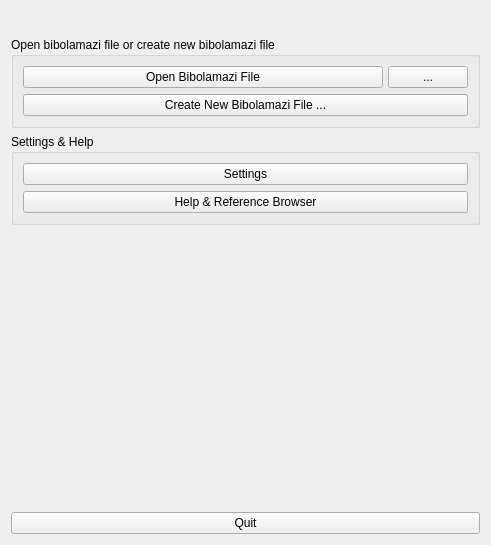
<?xml version="1.0" encoding="UTF-8"?>
<ui version="4.0">
 <class>MainWidget</class>
 <widget class="QWidget" name="MainWidget">
  <property name="geometry">
   <rect>
    <x>0</x>
    <y>0</y>
    <width>491</width>
    <height>545</height>
   </rect>
  </property>
  <property name="windowTitle">
   <string>Bibolamazi</string>
  </property>
  <layout class="QVBoxLayout" name="verticalLayout_3">
   <item>
    <layout class="QHBoxLayout" name="horizontalLayout">
     <item>
      <spacer name="horizontalSpacer">
       <property name="orientation">
        <enum>Qt::Horizontal</enum>
       </property>
       <property name="sizeHint" stdset="0">
        <size>
         <width>40</width>
         <height>20</height>
        </size>
       </property>
      </spacer>
     </item>
     <item>
      <widget class="QLabel" name="lblMain">
       <property name="sizePolicy">
        <sizepolicy hsizetype="Fixed" vsizetype="Fixed">
         <horstretch>0</horstretch>
         <verstretch>0</verstretch>
        </sizepolicy>
       </property>
       <property name="pixmap">
        <pixmap resource="bibolamazi_res.qrc">:/pic/bibolamazi.png</pixmap>
       </property>
      </widget>
     </item>
     <item>
      <spacer name="horizontalSpacer_2">
       <property name="orientation">
        <enum>Qt::Horizontal</enum>
       </property>
       <property name="sizeHint" stdset="0">
        <size>
         <width>40</width>
         <height>20</height>
        </size>
       </property>
      </spacer>
     </item>
    </layout>
   </item>
   <item>
    <widget class="QGroupBox" name="groupBox">
     <property name="title">
      <string>Open bibolamazi file or create new bibolamazi file</string>
     </property>
     <layout class="QGridLayout" name="gridLayout">
      <property name="horizontalSpacing">
       <number>5</number>
      </property>
      <item row="0" column="0">
       <widget class="QPushButton" name="btnOpenFile">
        <property name="text">
         <string>Open Bibolamazi File</string>
        </property>
       </widget>
      </item>
      <item row="1" column="0" colspan="2">
       <widget class="QPushButton" name="btnNewFile">
        <property name="text">
         <string>Create New Bibolamazi File ...</string>
        </property>
       </widget>
      </item>
      <item row="0" column="1">
       <widget class="QPushButton" name="btnOpenRecent">
        <property name="sizePolicy">
         <sizepolicy hsizetype="Fixed" vsizetype="Fixed">
          <horstretch>0</horstretch>
          <verstretch>0</verstretch>
         </sizepolicy>
        </property>
        <property name="text">
         <string>...</string>
        </property>
       </widget>
      </item>
     </layout>
    </widget>
   </item>
   <item>
    <widget class="QGroupBox" name="groupBox_2">
     <property name="title">
      <string>Settings &amp;&amp; Help</string>
     </property>
     <layout class="QGridLayout" name="gridLayout_2">
      <item row="0" column="0">
       <widget class="QPushButton" name="btnSettings">
        <property name="text">
         <string>Settings</string>
        </property>
       </widget>
      </item>
      <item row="1" column="0">
       <widget class="QPushButton" name="btnHelp">
        <property name="text">
         <string>Help &amp;&amp; Reference Browser</string>
        </property>
       </widget>
      </item>
     </layout>
    </widget>
   </item>
   <item>
    <spacer name="verticalSpacer">
     <property name="orientation">
      <enum>Qt::Vertical</enum>
     </property>
     <property name="sizeHint" stdset="0">
      <size>
       <width>20</width>
       <height>40</height>
      </size>
     </property>
    </spacer>
   </item>
   <item>
    <widget class="QPushButton" name="btnQuit">
     <property name="text">
      <string>Quit</string>
     </property>
     <property name="icon">
      <iconset resource="bibolamazi_res.qrc">
       <normaloff>:/pic/closehide.png</normaloff>:/pic/closehide.png</iconset>
     </property>
    </widget>
   </item>
  </layout>
 </widget>
 <resources>
  <include location="bibolamazi_res.qrc"/>
 </resources>
 <connections/>
</ui>
